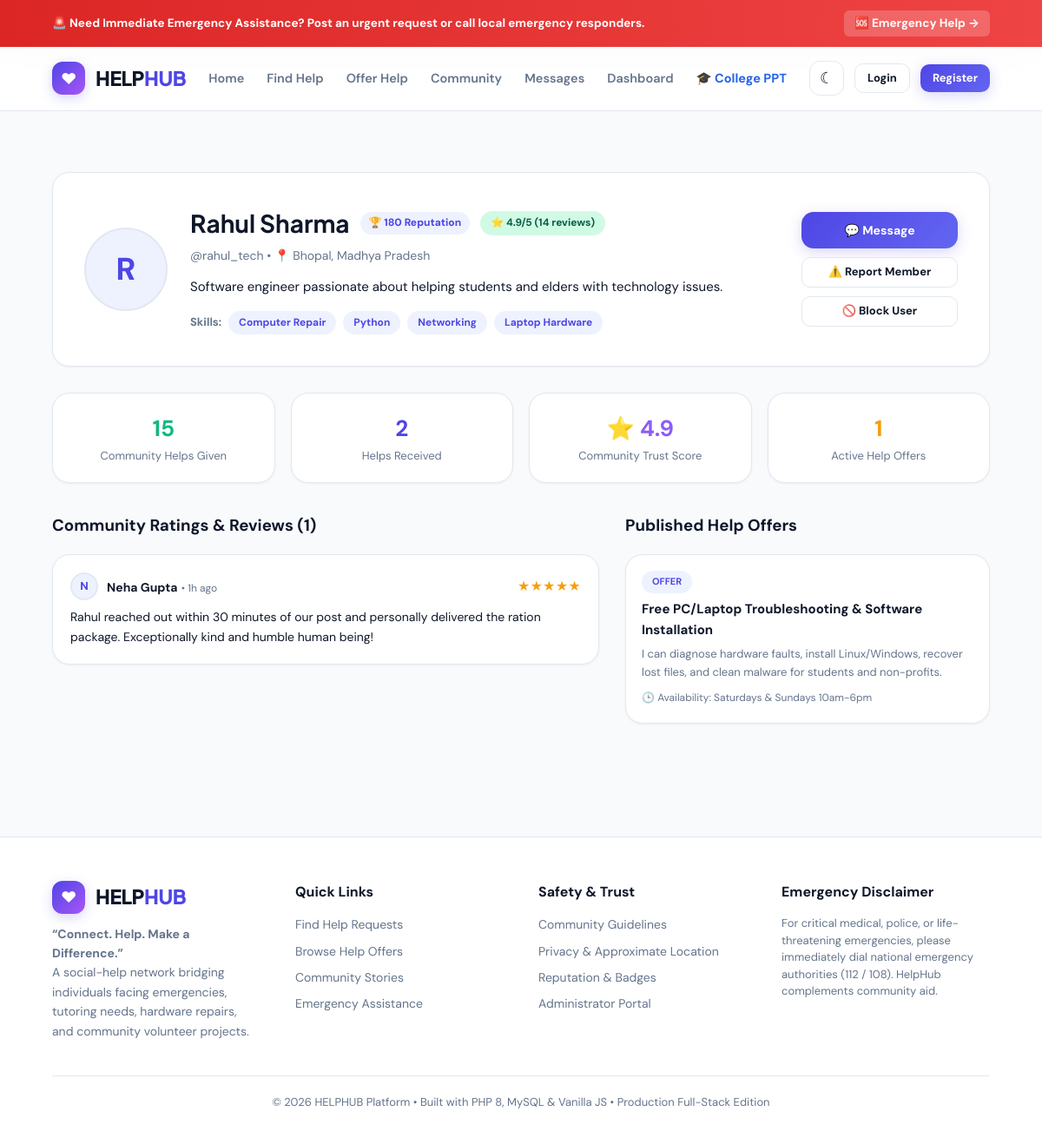
The app's page /profile/profile.php?id=2 (signed in) with its own data.
### tables this page shows
CREATE TABLE users (
    id INT AUTO_INCREMENT PRIMARY KEY,
    full_name VARCHAR(120) NOT NULL,
    username VARCHAR(60) NOT NULL UNIQUE,
    email VARCHAR(190) NOT NULL UNIQUE,
    phone VARCHAR(30) NULL,
    password VARCHAR(255) NOT NULL,
    city VARCHAR(100) NOT NULL DEFAULT 'Bhopal',
    state VARCHAR(100) NOT NULL DEFAULT 'Madhya Pradesh',
    latitude DECIMAL(10, 8) DEFAULT 23.259933,
    longitude DECIMAL(11, 8) DEFAULT 77.412615,
    avatar VARCHAR(255) DEFAULT 'assets/images/default-avatar.png',
    skills TEXT NULL,
    bio TEXT NULL,
    role ENUM('user', 'admin') DEFAULT 'user',
    reputation_points INT DEFAULT 20,
    rating DECIMAL(3, 2) DEFAULT 5.00,
    total_reviews INT DEFAULT 0,
    helps_given INT DEFAULT 0,
    helps_received INT DEFAULT 0,
    status ENUM('active', 'suspended', 'blocked') DEFAULT 'active',
    created_at TIMESTAMP DEFAULT CURRENT_TIMESTAMP,
    updated_at TIMESTAMP DEFAULT CURRENT_TIMESTAMP ON UPDATE CURRENT_TIMESTAMP,
    INDEX idx_city (city),
    INDEX idx_role (role),
    INDEX idx_status (status)
);

CREATE TABLE reviews (
    id INT AUTO_INCREMENT PRIMARY KEY,
    request_id INT NOT NULL,
    reviewer_id INT NOT NULL,
    reviewee_id INT NOT NULL,
    rating TINYINT UNSIGNED NOT NULL CHECK (rating BETWEEN 1 AND 5),
    review_text TEXT NOT NULL,
    created_at TIMESTAMP DEFAULT CURRENT_TIMESTAMP,
    UNIQUE KEY uk_review_request (request_id, reviewer_id, reviewee_id),
    FOREIGN KEY (request_id) REFERENCES help_requests(id) ON DELETE CASCADE,
    FOREIGN KEY (reviewer_id) REFERENCES users(id) ON DELETE CASCADE,
    FOREIGN KEY (reviewee_id) REFERENCES users(id) ON DELETE CASCADE
);

CREATE TABLE help_offers (
    id INT AUTO_INCREMENT PRIMARY KEY,
    user_id INT NOT NULL,
    title VARCHAR(200) NOT NULL,
    description TEXT NOT NULL,
    category_id INT NOT NULL,
    skills VARCHAR(255) NOT NULL,
    experience VARCHAR(150) NULL,
    location VARCHAR(150) NOT NULL,
    latitude DECIMAL(10, 8) DEFAULT 23.259933,
    longitude DECIMAL(11, 8) DEFAULT 77.412615,
    availability VARCHAR(100) DEFAULT 'Weekdays & Weekends',
    about_service TEXT NULL,
    status ENUM('active', 'paused', 'closed') DEFAULT 'active',
    created_at TIMESTAMP DEFAULT CURRENT_TIMESTAMP,
    updated_at TIMESTAMP DEFAULT CURRENT_TIMESTAMP ON UPDATE CURRENT_TIMESTAMP,
    FOREIGN KEY (user_id) REFERENCES users(id) ON DELETE CASCADE,
    FOREIGN KEY (category_id) REFERENCES categories(id) ON DELETE RESTRICT,
    INDEX idx_status (status),
    INDEX idx_category (category_id)
);

### includes/functions.php (called while the page is built, shortened)
<?php
function is_logged_in() {
    return !empty($_SESSION['user']) && !empty($_SESSION['user']['id']);
}
function time_ago($datetime) {
    $time = strtotime($datetime);
    $diff = time() - $time;
    if ($diff < 86400) return floor($diff / 3600) . 'h ago';
    return date('M j, Y', $time);
}

### profile/profile.php (the view, shortened to what this page needs)
<?php
require_once __DIR__ . '/../includes/header.php';
$pdo = get_pdo();
$targetId = (int)($_GET['id'] ?? (is_logged_in() ? $_SESSION['user']['id'] : 0));
$stmt = $pdo->prepare("SELECT * FROM users WHERE id = ?");
$stmt->execute([$targetId]);
$profileUser = $stmt->fetch();
$reviewsStmt = $pdo->prepare("
    SELECT r.*, u.full_name AS reviewer_name, u.avatar AS reviewer_avatar
    FROM reviews r
    JOIN users u ON u.id = r.reviewer_id
    WHERE r.reviewee_id = ?
    ORDER BY r.id DESC
");
$reviewsStmt->execute([$targetId]);
$reviews = $reviewsStmt->fetchAll();
$offersStmt = $pdo->prepare("SELECT * FROM help_offers WHERE user_id = ? AND status = 'active'");
$offersStmt->execute([$targetId]);
$offers = $offersStmt->fetchAll();
$isMe = is_logged_in() && ($_SESSION['user']['id'] == $targetId);
?>
<main class="section">
  <div class="card" style="padding:36px; margin-bottom:30px; position:relative;">
    <div style="display:flex; gap:26px; align-items:center; flex-wrap:wrap;">
      <div class="avatar avatar-lg" style="width:96px; height:96px; font-size:36px;">
        <?= strtoupper($profileUser['full_name'][0]) ?>
      </div>
      <div style="flex:1; min-width:260px;">
        <div style="display:flex; align-items:center; gap:12px; margin-bottom:4px; flex-wrap:wrap;">
          <h1 style="font-size:28px; font-family:var(--font-heading);"><?= htmlspecialchars($profileUser['full_name']) ?></h1>
          <span class="reputation-badge">🏆 <?= (int)$profileUser['reputation_points'] ?> Reputation</span>
          <span class="pill" style="background:var(--success-light); color:#065f46;">⭐ <?= number_format($profileUser['rating'], 1) ?>/5 (<?= (int)$profileUser['total_reviews'] ?> reviews)</span>
        </div>
        <p style="color:var(--text-muted); font-size:14px; margin-bottom:12px;">
          @<?= htmlspecialchars($profileUser['username']) ?> • 📍 <?= htmlspecialchars($profileUser['city']) ?>, <?= htmlspecialchars($profileUser['state']) ?>
        </p>
        <p style="font-size:15px; line-height:1.6; max-width:700px; margin-bottom:16px;">
          <?= htmlspecialchars($profileUser['bio'] ?: 'Community volunteer and neighbor ready to connect and help.') ?>
        </p>
        <?php if (!empty($profileUser['skills'])): ?>
          <div style="display:flex; gap:8px; flex-wrap:wrap; align-items:center;">
            <strong style="font-size:13px; color:var(--text-muted);">Skills:</strong>
            <?php foreach (explode(',', $profileUser['skills']) as $sk): ?>
              <span class="pill" style="background:var(--primary-light); color:var(--primary); font-size:12px;"><?= htmlspecialchars(trim($sk)) ?></span>
            <?php endforeach; ?>
          </div>
        <?php endif; ?>
      </div>
      <div style="display:flex; flex-direction:column; gap:10px; min-width:180px;">
        <?php if (!$isMe): ?>
          <button class="btn btn-primary" onclick="openChatWithUser(<?= $profileUser['id'] ?>, '<?= htmlspecialchars($profileUser['full_name']) ?>')">💬 Message</button>
          <button class="btn btn-outline btn-sm" onclick="reportUser(<?= $profileUser['id'] ?>)">⚠️ Report Member</button>
          <button class="btn btn-outline btn-sm" onclick="blockUser(<?= $profileUser['id'] ?>)">🚫 Block User</button>
        <?php else: ?>
          <a href="<?= BASE_URL ?>dashboard/index.php" class="btn btn-outline">Go to Dashboard</a>
        <?php endif; ?>
      </div>
    </div>
  </div>
  <div style="display:grid; grid-template-columns:repeat(auto-fit, minmax(200px, 1fr)); gap:18px; margin-bottom:34px;">
    <div class="card" style="padding:20px; text-align:center;">
      <b style="font-size:26px; color:var(--success);"><?= (int)$profileUser['helps_given'] ?></b>
      <p style="color:var(--text-muted); font-size:13px;">Community Helps Given</p>
    </div>
    <div class="card" style="padding:20px; text-align:center;">
      <b style="font-size:26px; color:var(--primary);"><?= (int)$profileUser['helps_received'] ?></b>
      <p style="color:var(--text-muted); font-size:13px;">Helps Received</p>
    </div>
    <div class="card" style="padding:20px; text-align:center;">
      <b style="font-size:26px; color:#8b5cf6;">⭐ <?= number_format($profileUser['rating'], 1) ?></b>
      <p style="color:var(--text-muted); font-size:13px;">Community Trust Score</p>
    </div>
    <div class="card" style="padding:20px; text-align:center;">
      <b style="font-size:26px; color:var(--warning);"><?= count($offers) ?></b>
      <p style="color:var(--text-muted); font-size:13px;">Active Help Offers</p>
    </div>
  </div>
  <div style="display:grid; grid-template-columns:1.8fr 1.2fr; gap:30px;">
    <div>
      <div class="section-head" style="margin-bottom:18px;">
        <h3>Community Ratings & Reviews (<?= count($reviews) ?>)</h3>
      </div>
      <?php if (empty($reviews)): ?>
        <div class="card" style="padding:30px; text-align:center;">
          <p style="color:var(--text-muted);">No reviews written yet. Complete a help request to earn your first verified review!</p>
        </div>
      <?php else: ?>
        <div style="display:grid; gap:14px;">
          <?php foreach ($reviews as $rev): ?>
            <div class="card" style="padding:20px;">
              <div style="display:flex; justify-content:space-between; align-items:center; margin-bottom:8px;">
                <div class="user-mini">
                  <div class="avatar avatar-sm"><?= strtoupper($rev['reviewer_name'][0]) ?></div>
                  <div>
                    <strong style="font-size:14px;"><?= htmlspecialchars($rev['reviewer_name']) ?></strong>
                    <span style="font-size:12px; color:var(--text-muted);">• <?= time_ago($rev['created_at']) ?></span>
                  </div>
                </div>
                <span style="color:#f59e0b; font-size:14px;">
                  <?= str_repeat('★', (int)$rev['rating']) ?><?= str_repeat('☆', 5 - (int)$rev['rating']) ?>
                </span>
              </div>
              <p style="font-size:14px; line-height:1.6;"><?= htmlspecialchars($rev['review_text']) ?></p>
            </div>
          <?php endforeach; ?>
        </div>
      <?php endif; ?>
    </div>
    <div>
      <div class="section-head" style="margin-bottom:18px;">
        <h3>Published Help Offers</h3>
      </div>
      <?php if (empty($offers)): ?>
        <div class="card" style="padding:24px; text-align:center;">
          <p style="color:var(--text-muted); font-size:13.5px;">No active public offers right now.</p>
        </div>
      <?php else: ?>
        <div style="display:grid; gap:14px;">
          <?php foreach ($offers as $off): ?>
            <div class="card" style="padding:18px;">
              <span class="pill" style="background:var(--primary-light); color:var(--primary); font-size:11px; margin-bottom:6px;">OFFER</span>
              <h4 style="font-size:15px; margin-bottom:6px;"><?= htmlspecialchars($off['title']) ?></h4>
              <p style="font-size:13px; color:var(--text-muted); margin-bottom:10px;"><?= htmlspecialchars($off['description']) ?></p>
              <small style="color:var(--text-muted); font-size:12px;">🕒 Availability: <?= htmlspecialchars($off['availability']) ?></small>
            </div>
          <?php endforeach; ?>
        </div>
      <?php endif; ?>
    </div>
  </div>
</main>
<?php require_once __DIR__ . '/../includes/footer.php'; ?>

### includes/header.php (shortened to what this page needs)
<?php
require_once __DIR__ . '/../includes/functions.php';
?>
<!doctype html>
<html lang="en">
<head>
  <link rel="stylesheet" href="<?= BASE_URL ?>assets/css/style.css">
  <link rel="stylesheet" href="https://unpkg.com/leaflet@1.9.4/dist/leaflet.css"/>
</head>
<body>
<div class="emergency-banner">
  <span>🚨 <strong>Need Immediate Emergency Assistance?</strong> Post an urgent request or call local emergency responders.</span>
  <a href="<?= BASE_URL ?>requests/create.php?urgency=emergency">🆘 Emergency Help →</a>
</div>
<header class="topbar">
  <a class="brand" href="<?= BASE_URL ?>index.php">
    <div class="brand-icon">❤</div>
    <span>HELP<span>HUB</span></span>
  </a>
  <nav class="nav-links">
    <a href="<?= BASE_URL ?>index.php">Home</a>
    <a href="<?= BASE_URL ?>requests/view.php">Find Help</a>
    <a href="<?= BASE_URL ?>offers/view.php">Offer Help</a>
    <a href="<?= BASE_URL ?>community/index.php">Community</a>
    <a href="<?= BASE_URL ?>messages/index.php">Messages</a>
    <a href="<?= BASE_URL ?>dashboard/index.php">Dashboard</a>
    <a href="<?= BASE_URL ?>presentation.html" target="_blank" style="color:var(--primary-color, #2563eb); font-weight:700;">🎓 College PPT</a>
  </nav>
  <div class="nav-actions" id="navActions">
  </div>
</header>

### includes/footer.php (shortened to what this page needs)
<footer style="background:var(--bg-card); border-top:1px solid var(--border-color); padding:50px 5% 30px; margin-top:60px;">
  <div style="max-width:1300px; margin:0 auto; display:grid; grid-template-columns:repeat(auto-fit, minmax(220px, 1fr)); gap:40px; margin-bottom:40px;">
    <div>
      <div class="brand" style="margin-bottom:12px;">
        <div class="brand-icon">❤</div>
        <span>HELP<span>HUB</span></span>
      </div>
      <p style="color:var(--text-muted); font-size:14px; line-height:1.6;">
        <strong>“Connect. Help. Make a Difference.”</strong><br>
        A social-help network bridging individuals facing emergencies, tutoring needs, hardware repairs, and community volunteer projects.
      </p>
    </div>
    <div>
      <h4 style="font-size:16px; margin-bottom:14px;">Quick Links</h4>
      <div style="display:flex; flex-direction:column; gap:8px; font-size:14px; color:var(--text-muted);">
        <a href="<?= BASE_URL ?>requests/view.php">Find Help Requests</a>
        <a href="<?= BASE_URL ?>offers/view.php">Browse Help Offers</a>
        <a href="<?= BASE_URL ?>community/index.php">Community Stories</a>
        <a href="<?= BASE_URL ?>requests/create.php?urgency=emergency">Emergency Assistance</a>
      </div>
    </div>
    <div>
      <h4 style="font-size:16px; margin-bottom:14px;">Safety & Trust</h4>
      <div style="display:flex; flex-direction:column; gap:8px; font-size:14px; color:var(--text-muted);">
        <a href="#safety">Community Guidelines</a>
        <a href="#privacy">Privacy & Approximate Location</a>
        <a href="#reputation">Reputation & Badges</a>
        <a href="<?= BASE_URL ?>admin/">Administrator Portal</a>
      </div>
    </div>
    <div>
      <h4 style="font-size:16px; margin-bottom:14px;">Emergency Disclaimer</h4>
      <p style="font-size:13px; color:var(--text-muted); line-height:1.5;">
        For critical medical, police, or life-threatening emergencies, please immediately dial national emergency authorities (112 / 108). HelpHub complements community aid.
      </p>
    </div>
  </div>
  <div style="text-align:center; border-top:1px solid var(--border-color); padding-top:20px; font-size:13px; color:var(--text-muted);">
    © <?= date('Y') ?> HELPHUB Platform • Built with PHP 8, MySQL & Vanilla JS • Production Full-Stack Edition
  </div>
</footer>
</body>
</html>

### records on screen
users: full_name "R", full_name "Rahul Sharma", reputation_points "180", rating "4.9", total_reviews "14", username "rahul_tech", city "Bhopal", state "Madhya Pradesh", bio "Software engineer passionate about helping students and elders with technology issues.", skills "Computer Repair", skills "Python", skills "Networking", skills "Laptop Hardware", helps_given "15", helps_received "2"
reviews: reviewer.full_name "N", reviewer.full_name "Neha Gupta", created_at "1h ago", rating "★★★★★", review_text "Rahul reached out within 30 minutes of our post and personally delivered the ration package. Exceptionally kind and humble human being!"
help_offers: title "Free PC/Laptop Troubleshooting & Software Installation", description "I can diagnose hardware faults, install Linux/Windows, recover lost files, and clean malware for students and non-profits.", availability "Saturdays & Sundays 10am-6pm"

### other values on screen
count($offers) "1"
count($reviews) "1"
